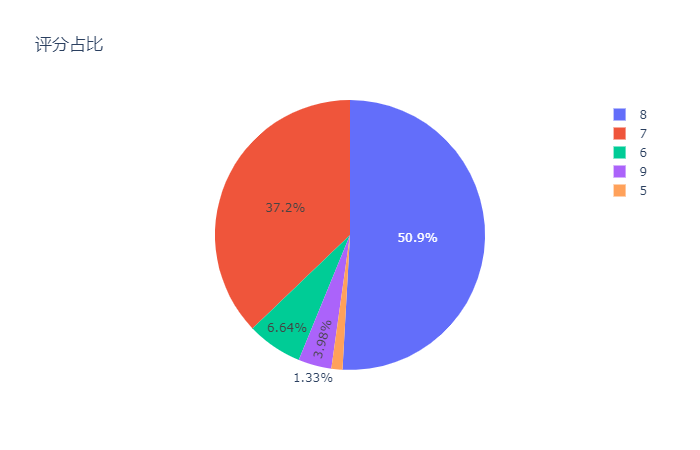

Here is the Python script that generated this plot:
import plotly.graph_objects as go
import pandas as pd
from collections import Counter
# 读取爬取的数据
datas = pd.read_csv("datas.csv", encoding="ANSI")
scores = datas["评分"]
last_scores = []
for s in scores:
    if s != "评价人数少于10人":
        last_scores.append(float(s))
counter = Counter(map(int,last_scores))
pie = go.Pie(labels=list(counter.keys()), values=list(counter.values()))
figure = go.Figure(pie)
figure.update_layout(
    title="评分占比"
)
figure.show()
